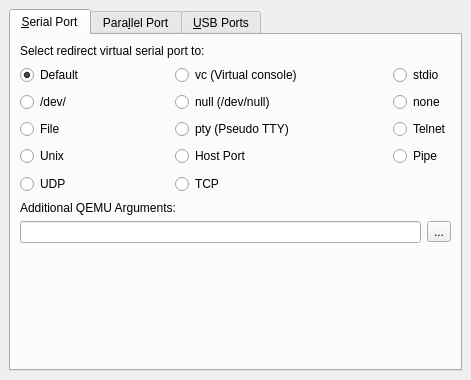
<ui version="4.0" >
 <author>Andrey Rijov</author>
 <class>Ports_Tab_Widget</class>
 <widget class="QWidget" name="Ports_Tab_Widget" >
  <property name="geometry" >
   <rect>
    <x>0</x>
    <y>0</y>
    <width>471</width>
    <height>380</height>
   </rect>
  </property>
  <property name="windowTitle" >
   <string>Ports</string>
  </property>
  <layout class="QGridLayout" >
   <property name="margin" >
    <number>9</number>
   </property>
   <property name="spacing" >
    <number>6</number>
   </property>
   <item row="0" column="0" >
    <widget class="QTabWidget" name="tabWidget" >
     <property name="currentIndex" >
      <number>0</number>
     </property>
     <widget class="QWidget" name="Tab_Serial_Port" >
      <attribute name="title" >
       <string>&amp;Serial Port</string>
      </attribute>
      <layout class="QGridLayout" >
       <property name="margin" >
        <number>9</number>
       </property>
       <property name="spacing" >
        <number>6</number>
       </property>
       <item row="7" column="0" colspan="5" >
        <spacer>
         <property name="orientation" >
          <enum>Qt::Vertical</enum>
         </property>
         <property name="sizeHint" >
          <size>
           <width>431</width>
           <height>40</height>
          </size>
         </property>
        </spacer>
       </item>
       <item row="5" column="0" >
        <widget class="QRadioButton" name="RB_Serial_UDP" >
         <property name="text" >
          <string>UDP</string>
         </property>
        </widget>
       </item>
       <item row="4" column="0" >
        <widget class="QRadioButton" name="RB_Serial_Unix" >
         <property name="text" >
          <string>Unix</string>
         </property>
        </widget>
       </item>
       <item row="3" column="0" >
        <widget class="QRadioButton" name="RB_Serial_File" >
         <property name="text" >
          <string>File</string>
         </property>
        </widget>
       </item>
       <item row="2" column="0" >
        <widget class="QRadioButton" name="RB_Serial_Dev" >
         <property name="text" >
          <string>/dev/</string>
         </property>
        </widget>
       </item>
       <item row="1" column="0" >
        <widget class="QRadioButton" name="RB_Serial_Default" >
         <property name="text" >
          <string>Default</string>
         </property>
         <property name="checked" >
          <bool>true</bool>
         </property>
        </widget>
       </item>
       <item row="1" column="4" >
        <widget class="QRadioButton" name="RB_Serial_stdio" >
         <property name="text" >
          <string>stdio</string>
         </property>
        </widget>
       </item>
       <item row="2" column="4" >
        <widget class="QRadioButton" name="RB_Serial_none" >
         <property name="text" >
          <string>none</string>
         </property>
        </widget>
       </item>
       <item row="4" column="4" >
        <widget class="QRadioButton" name="RB_Serial_Pipe" >
         <property name="text" >
          <string>Pipe</string>
         </property>
        </widget>
       </item>
       <item row="5" column="2" >
        <widget class="QRadioButton" name="RB_Serial_TCP" >
         <property name="text" >
          <string>TCP</string>
         </property>
        </widget>
       </item>
       <item row="3" column="2" >
        <widget class="QRadioButton" name="RB_Serial_pty" >
         <property name="text" >
          <string>pty (Pseudo TTY)</string>
         </property>
        </widget>
       </item>
       <item row="4" column="2" >
        <widget class="QRadioButton" name="RB_Serial_Host_Port" >
         <property name="text" >
          <string>Host Port</string>
         </property>
        </widget>
       </item>
       <item row="0" column="0" colspan="5" >
        <widget class="QLabel" name="Label_Serial_Port" >
         <property name="sizePolicy" >
          <sizepolicy>
           <hsizetype>5</hsizetype>
           <vsizetype>5</vsizetype>
           <horstretch>0</horstretch>
           <verstretch>0</verstretch>
          </sizepolicy>
         </property>
         <property name="text" >
          <string>Select redirect virtual serial port to:</string>
         </property>
        </widget>
       </item>
       <item row="6" column="0" colspan="5" >
        <layout class="QGridLayout" >
         <property name="margin" >
          <number>0</number>
         </property>
         <property name="spacing" >
          <number>6</number>
         </property>
         <item row="1" column="0" >
          <widget class="QLineEdit" name="Edit_Serial_Other" />
         </item>
         <item row="1" column="1" >
          <widget class="QToolButton" name="TB_Serial_Other" >
           <property name="text" >
            <string>...</string>
           </property>
          </widget>
         </item>
         <item row="0" column="0" >
          <widget class="QLabel" name="Label_Serial_Args" >
           <property name="text" >
            <string>Additional QEMU Arguments:</string>
           </property>
          </widget>
         </item>
        </layout>
       </item>
       <item row="3" column="4" >
        <widget class="QRadioButton" name="RB_Serial_Telnet" >
         <property name="text" >
          <string>Telnet</string>
         </property>
        </widget>
       </item>
       <item row="2" column="2" >
        <widget class="QRadioButton" name="RB_Serial_null" >
         <property name="text" >
          <string>null (/dev/null)</string>
         </property>
        </widget>
       </item>
       <item row="1" column="2" >
        <widget class="QRadioButton" name="RB_Serial_vc" >
         <property name="text" >
          <string>vc (Virtual console)</string>
         </property>
        </widget>
       </item>
       <item rowspan="5" row="1" column="1" >
        <spacer>
         <property name="orientation" >
          <enum>Qt::Horizontal</enum>
         </property>
         <property name="sizeHint" >
          <size>
           <width>40</width>
           <height>121</height>
          </size>
         </property>
        </spacer>
       </item>
       <item rowspan="5" row="1" column="3" >
        <spacer>
         <property name="orientation" >
          <enum>Qt::Horizontal</enum>
         </property>
         <property name="sizeHint" >
          <size>
           <width>21</width>
           <height>131</height>
          </size>
         </property>
        </spacer>
       </item>
      </layout>
     </widget>
     <widget class="QWidget" name="Tab_Parallel_Port" >
      <attribute name="title" >
       <string>Para&amp;llel Port</string>
      </attribute>
      <layout class="QGridLayout" >
       <property name="margin" >
        <number>9</number>
       </property>
       <property name="spacing" >
        <number>6</number>
       </property>
       <item rowspan="5" row="1" column="3" >
        <spacer>
         <property name="orientation" >
          <enum>Qt::Horizontal</enum>
         </property>
         <property name="sizeHint" >
          <size>
           <width>40</width>
           <height>131</height>
          </size>
         </property>
        </spacer>
       </item>
       <item rowspan="5" row="1" column="1" >
        <spacer>
         <property name="orientation" >
          <enum>Qt::Horizontal</enum>
         </property>
         <property name="sizeHint" >
          <size>
           <width>40</width>
           <height>131</height>
          </size>
         </property>
        </spacer>
       </item>
       <item row="7" column="2" >
        <spacer>
         <property name="orientation" >
          <enum>Qt::Vertical</enum>
         </property>
         <property name="sizeHint" >
          <size>
           <width>20</width>
           <height>40</height>
          </size>
         </property>
        </spacer>
       </item>
       <item row="0" column="0" colspan="5" >
        <widget class="QLabel" name="Label_Parallel_Port" >
         <property name="sizePolicy" >
          <sizepolicy>
           <hsizetype>5</hsizetype>
           <vsizetype>5</vsizetype>
           <horstretch>0</horstretch>
           <verstretch>0</verstretch>
          </sizepolicy>
         </property>
         <property name="text" >
          <string>Select redirect virtual parallel port to:</string>
         </property>
        </widget>
       </item>
       <item row="6" column="0" colspan="5" >
        <layout class="QGridLayout" >
         <property name="margin" >
          <number>0</number>
         </property>
         <property name="spacing" >
          <number>6</number>
         </property>
         <item row="1" column="1" >
          <widget class="QToolButton" name="TB_Parallel_Other" >
           <property name="text" >
            <string>...</string>
           </property>
          </widget>
         </item>
         <item row="0" column="0" >
          <widget class="QLabel" name="Label_Parallel_Args" >
           <property name="text" >
            <string>Additional QEMU Arguments:</string>
           </property>
          </widget>
         </item>
         <item row="1" column="0" >
          <widget class="QLineEdit" name="Edit_Parallel_Other" />
         </item>
        </layout>
       </item>
       <item row="3" column="4" >
        <widget class="QRadioButton" name="RB_Parallel_Telnet" >
         <property name="text" >
          <string>Telnet</string>
         </property>
        </widget>
       </item>
       <item row="1" column="2" >
        <widget class="QRadioButton" name="RB_Parallel_vc" >
         <property name="text" >
          <string>vc (Virtual console)</string>
         </property>
        </widget>
       </item>
       <item row="2" column="2" >
        <widget class="QRadioButton" name="RB_Parallel_null" >
         <property name="text" >
          <string>null (/dev/null)</string>
         </property>
        </widget>
       </item>
       <item row="3" column="2" >
        <widget class="QRadioButton" name="RB_Parallel_pty" >
         <property name="text" >
          <string>pty (Pseudo TTY)</string>
         </property>
        </widget>
       </item>
       <item row="4" column="2" >
        <widget class="QRadioButton" name="RB_Parallel_Host_Port" >
         <property name="text" >
          <string>Host Port</string>
         </property>
        </widget>
       </item>
       <item row="5" column="2" >
        <widget class="QRadioButton" name="RB_Parallel_TCP" >
         <property name="text" >
          <string>TCP</string>
         </property>
        </widget>
       </item>
       <item row="4" column="4" >
        <widget class="QRadioButton" name="RB_Parallel_Pipe" >
         <property name="text" >
          <string>Pipe</string>
         </property>
        </widget>
       </item>
       <item row="2" column="4" >
        <widget class="QRadioButton" name="RB_Parallel_none" >
         <property name="text" >
          <string>none</string>
         </property>
        </widget>
       </item>
       <item row="1" column="4" >
        <widget class="QRadioButton" name="RB_Parallel_stdio" >
         <property name="text" >
          <string>stdio</string>
         </property>
        </widget>
       </item>
       <item row="1" column="0" >
        <widget class="QRadioButton" name="RB_Parallel_Default" >
         <property name="text" >
          <string>Default</string>
         </property>
         <property name="checked" >
          <bool>true</bool>
         </property>
        </widget>
       </item>
       <item row="2" column="0" >
        <widget class="QRadioButton" name="RB_Parallel_Dev" >
         <property name="text" >
          <string>/dev/</string>
         </property>
        </widget>
       </item>
       <item row="3" column="0" >
        <widget class="QRadioButton" name="RB_Parallel_File" >
         <property name="text" >
          <string>File</string>
         </property>
        </widget>
       </item>
       <item row="4" column="0" >
        <widget class="QRadioButton" name="RB_Parallel_Unix" >
         <property name="text" >
          <string>Unix</string>
         </property>
        </widget>
       </item>
       <item row="5" column="0" >
        <widget class="QRadioButton" name="RB_Parallel_UDP" >
         <property name="text" >
          <string>UDP</string>
         </property>
        </widget>
       </item>
      </layout>
     </widget>
     <widget class="QWidget" name="Tab_USB_Ports" >
      <attribute name="title" >
       <string>&amp;USB Ports</string>
      </attribute>
      <layout class="QGridLayout" >
       <property name="margin" >
        <number>9</number>
       </property>
       <property name="spacing" >
        <number>6</number>
       </property>
       <item row="2" column="0" >
        <spacer>
         <property name="orientation" >
          <enum>Qt::Vertical</enum>
         </property>
         <property name="sizeHint" >
          <size>
           <width>431</width>
           <height>16</height>
          </size>
         </property>
        </spacer>
       </item>
       <item row="0" column="0" >
        <widget class="QCheckBox" name="CH_USB_Hub" >
         <property name="text" >
          <string>Enable VM USB Controller</string>
         </property>
         <property name="checked" >
          <bool>true</bool>
         </property>
        </widget>
       </item>
       <item row="1" column="0" >
        <layout class="QGridLayout" >
         <property name="margin" >
          <number>0</number>
         </property>
         <property name="spacing" >
          <number>6</number>
         </property>
         <item row="2" column="3" >
          <widget class="QPushButton" name="Button_Clear_VM_USB_List" >
           <property name="text" >
            <string>Clear VM USB</string>
           </property>
          </widget>
         </item>
         <item row="2" column="2" >
          <widget class="QPushButton" name="Button_Update_Host_USB" >
           <property name="text" >
            <string>Update USB Host List</string>
           </property>
          </widget>
         </item>
         <item row="4" column="0" colspan="4" >
          <widget class="QTableWidget" name="Table_VM_USB" >
           <property name="editTriggers" >
            <set>QAbstractItemView::NoEditTriggers</set>
           </property>
           <property name="selectionMode" >
            <enum>QAbstractItemView::SingleSelection</enum>
           </property>
           <property name="selectionBehavior" >
            <enum>QAbstractItemView::SelectRows</enum>
           </property>
           <property name="verticalScrollMode" >
            <enum>QAbstractItemView::ScrollPerPixel</enum>
           </property>
           <property name="horizontalScrollMode" >
            <enum>QAbstractItemView::ScrollPerPixel</enum>
           </property>
           <column>
            <property name="text" >
             <string>Manufacturer:</string>
            </property>
           </column>
           <column>
            <property name="text" >
             <string>Product:</string>
            </property>
           </column>
          </widget>
         </item>
         <item row="3" column="0" colspan="2" >
          <widget class="QLabel" name="Label_VM_USB_Devices" >
           <property name="text" >
            <string>Virtual Machine USB Devices:</string>
           </property>
          </widget>
         </item>
         <item row="0" column="0" colspan="2" >
          <widget class="QLabel" name="Label_Host_USB_Devices" >
           <property name="text" >
            <string>Host USB Devices:</string>
           </property>
          </widget>
         </item>
         <item row="2" column="0" >
          <widget class="QPushButton" name="Button_Add_USB_Device" >
           <property name="text" >
            <string>Add To VM</string>
           </property>
          </widget>
         </item>
         <item row="1" column="0" colspan="4" >
          <widget class="QTableWidget" name="Table_Host_USB" >
           <property name="editTriggers" >
            <set>QAbstractItemView::NoEditTriggers</set>
           </property>
           <property name="selectionMode" >
            <enum>QAbstractItemView::SingleSelection</enum>
           </property>
           <property name="selectionBehavior" >
            <enum>QAbstractItemView::SelectRows</enum>
           </property>
           <property name="verticalScrollMode" >
            <enum>QAbstractItemView::ScrollPerPixel</enum>
           </property>
           <property name="horizontalScrollMode" >
            <enum>QAbstractItemView::ScrollPerPixel</enum>
           </property>
           <column>
            <property name="text" >
             <string>Manufacturer:</string>
            </property>
           </column>
           <column>
            <property name="text" >
             <string>Product:</string>
            </property>
           </column>
          </widget>
         </item>
         <item row="2" column="1" >
          <widget class="QPushButton" name="Button_Delete_USB_Device" >
           <property name="text" >
            <string>Delete From VM</string>
           </property>
          </widget>
         </item>
        </layout>
       </item>
      </layout>
     </widget>
    </widget>
   </item>
  </layout>
 </widget>
 <tabstops>
  <tabstop>tabWidget</tabstop>
  <tabstop>RB_Serial_Default</tabstop>
  <tabstop>RB_Serial_Dev</tabstop>
  <tabstop>RB_Serial_File</tabstop>
  <tabstop>RB_Serial_Unix</tabstop>
  <tabstop>RB_Serial_UDP</tabstop>
  <tabstop>RB_Serial_vc</tabstop>
  <tabstop>RB_Serial_null</tabstop>
  <tabstop>RB_Serial_pty</tabstop>
  <tabstop>RB_Serial_Host_Port</tabstop>
  <tabstop>RB_Serial_TCP</tabstop>
  <tabstop>RB_Serial_stdio</tabstop>
  <tabstop>RB_Serial_none</tabstop>
  <tabstop>RB_Serial_Telnet</tabstop>
  <tabstop>RB_Serial_Pipe</tabstop>
  <tabstop>Edit_Serial_Other</tabstop>
  <tabstop>TB_Serial_Other</tabstop>
  <tabstop>RB_Parallel_Default</tabstop>
  <tabstop>RB_Parallel_Dev</tabstop>
  <tabstop>RB_Parallel_File</tabstop>
  <tabstop>RB_Parallel_Unix</tabstop>
  <tabstop>RB_Parallel_UDP</tabstop>
  <tabstop>RB_Parallel_vc</tabstop>
  <tabstop>RB_Parallel_null</tabstop>
  <tabstop>RB_Parallel_pty</tabstop>
  <tabstop>RB_Parallel_Host_Port</tabstop>
  <tabstop>RB_Parallel_TCP</tabstop>
  <tabstop>RB_Parallel_stdio</tabstop>
  <tabstop>RB_Parallel_none</tabstop>
  <tabstop>RB_Parallel_Telnet</tabstop>
  <tabstop>RB_Parallel_Pipe</tabstop>
  <tabstop>Edit_Parallel_Other</tabstop>
  <tabstop>TB_Parallel_Other</tabstop>
  <tabstop>CH_USB_Hub</tabstop>
  <tabstop>Table_Host_USB</tabstop>
  <tabstop>Button_Add_USB_Device</tabstop>
  <tabstop>Button_Delete_USB_Device</tabstop>
  <tabstop>Button_Update_Host_USB</tabstop>
  <tabstop>Button_Clear_VM_USB_List</tabstop>
  <tabstop>Table_VM_USB</tabstop>
 </tabstops>
 <includes/>
 <resources>
  <include location="aqemu_images.qrc" />
 </resources>
 <connections>
  <connection>
   <sender>CH_USB_Hub</sender>
   <signal>toggled(bool)</signal>
   <receiver>Button_Delete_USB_Device</receiver>
   <slot>setEnabled(bool)</slot>
   <hints>
    <hint type="sourcelabel" >
     <x>111</x>
     <y>56</y>
    </hint>
    <hint type="destinationlabel" >
     <x>110</x>
     <y>216</y>
    </hint>
   </hints>
  </connection>
  <connection>
   <sender>CH_USB_Hub</sender>
   <signal>toggled(bool)</signal>
   <receiver>Button_Update_Host_USB</receiver>
   <slot>setEnabled(bool)</slot>
   <hints>
    <hint type="sourcelabel" >
     <x>163</x>
     <y>51</y>
    </hint>
    <hint type="destinationlabel" >
     <x>235</x>
     <y>211</y>
    </hint>
   </hints>
  </connection>
  <connection>
   <sender>CH_USB_Hub</sender>
   <signal>toggled(bool)</signal>
   <receiver>Button_Clear_VM_USB_List</receiver>
   <slot>setEnabled(bool)</slot>
   <hints>
    <hint type="sourcelabel" >
     <x>215</x>
     <y>54</y>
    </hint>
    <hint type="destinationlabel" >
     <x>405</x>
     <y>211</y>
    </hint>
   </hints>
  </connection>
  <connection>
   <sender>CH_USB_Hub</sender>
   <signal>toggled(bool)</signal>
   <receiver>Button_Add_USB_Device</receiver>
   <slot>setEnabled(bool)</slot>
   <hints>
    <hint type="sourcelabel" >
     <x>84</x>
     <y>52</y>
    </hint>
    <hint type="destinationlabel" >
     <x>65</x>
     <y>213</y>
    </hint>
   </hints>
  </connection>
  <connection>
   <sender>CH_USB_Hub</sender>
   <signal>toggled(bool)</signal>
   <receiver>Label_VM_USB_Devices</receiver>
   <slot>setEnabled(bool)</slot>
   <hints>
    <hint type="sourcelabel" >
     <x>259</x>
     <y>49</y>
    </hint>
    <hint type="destinationlabel" >
     <x>158</x>
     <y>238</y>
    </hint>
   </hints>
  </connection>
  <connection>
   <sender>CH_USB_Hub</sender>
   <signal>toggled(bool)</signal>
   <receiver>Label_Host_USB_Devices</receiver>
   <slot>setEnabled(bool)</slot>
   <hints>
    <hint type="sourcelabel" >
     <x>104</x>
     <y>55</y>
    </hint>
    <hint type="destinationlabel" >
     <x>33</x>
     <y>82</y>
    </hint>
   </hints>
  </connection>
  <connection>
   <sender>CH_USB_Hub</sender>
   <signal>toggled(bool)</signal>
   <receiver>Table_Host_USB</receiver>
   <slot>setEnabled(bool)</slot>
   <hints>
    <hint type="sourcelabel" >
     <x>152</x>
     <y>55</y>
    </hint>
    <hint type="destinationlabel" >
     <x>51</x>
     <y>120</y>
    </hint>
   </hints>
  </connection>
  <connection>
   <sender>CH_USB_Hub</sender>
   <signal>toggled(bool)</signal>
   <receiver>Table_VM_USB</receiver>
   <slot>setEnabled(bool)</slot>
   <hints>
    <hint type="sourcelabel" >
     <x>288</x>
     <y>57</y>
    </hint>
    <hint type="destinationlabel" >
     <x>235</x>
     <y>272</y>
    </hint>
   </hints>
  </connection>
 </connections>
</ui>
